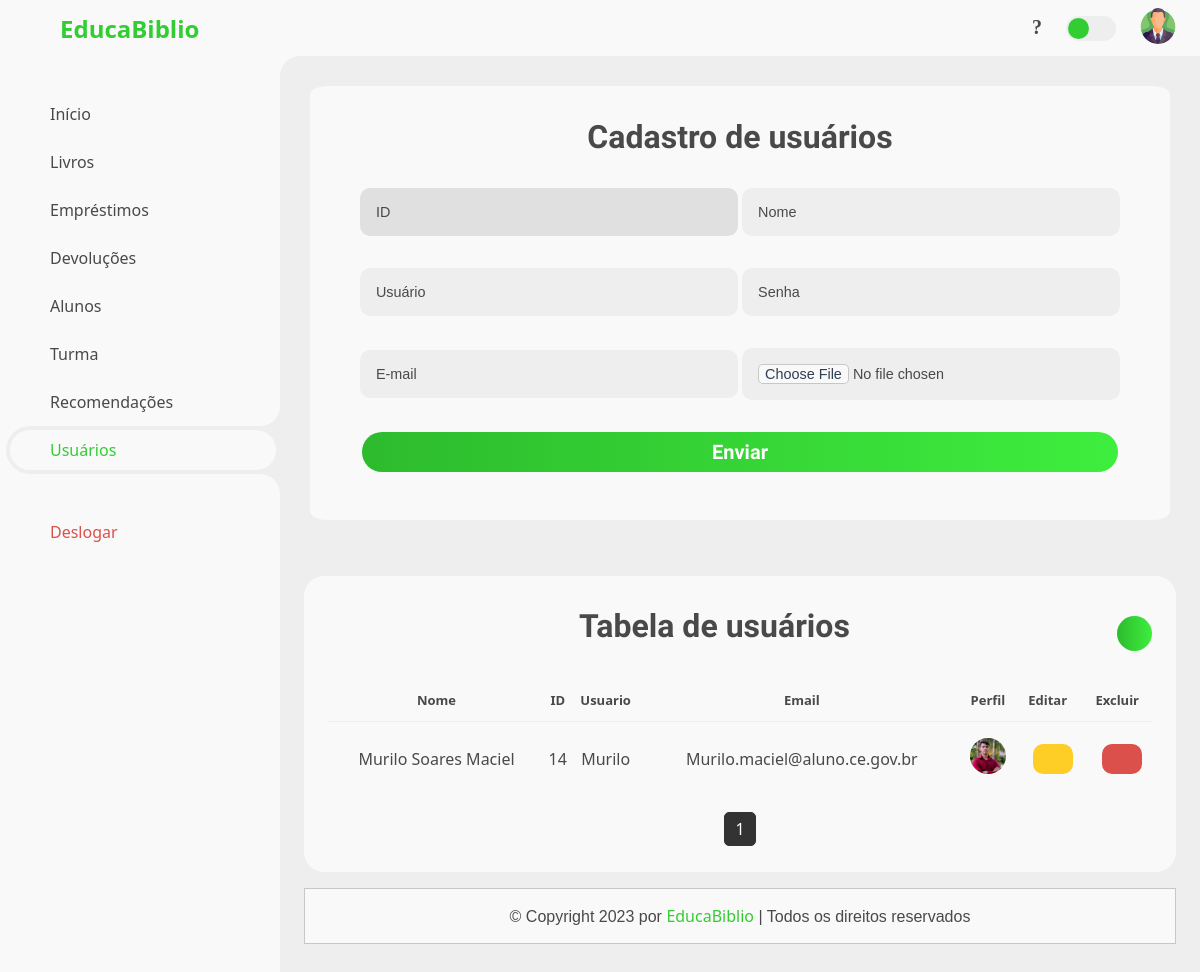
Page /View/usuarios.php on the committed database.
### tables this page shows
CREATE TABLE IF NOT EXISTS `usuario` (
  `idUsuario` int NOT NULL AUTO_INCREMENT,
  `UserUsuario` varchar(100) NOT NULL,
  `NomeUsuario` varchar(100) NOT NULL,
  `EmailUsuario` varchar(100) NOT NULL,
  `SenhaUsuario` varchar(100) NOT NULL,
  `FotoUsuario` blob,
  `CamFoto` varchar(200) NOT NULL,
  PRIMARY KEY (`idUsuario`)
);

### View/usuarios.php (the view, shortened to what this page needs)
<!DOCTYPE html>
<html lang="pt-br">
<head>
	<link rel="stylesheet" href="../CSS/style.css">
	<link rel="stylesheet" href="../CSS/popup.css">
</head>
<body>
	<section id="sidebar">
		<a href="#" class="brand">
			<i class="fas fa-book"></i>
			<span class="text">EducaBiblio</span>
		</a>
		<ul class="side-menu top">
			<li>
				<a href="inicio.php">
					<i class='fas fa-home'></i>
					<span class="text">Início</span>
				</a>
			</li>
			<li>
				<a href="livros.php">
					<i class="fas fa-book"></i>
					<span class="text">Livros</span>
				</a>
			</li>
			<li>
				<a href="emprestimos.php">
					<i class="fas fa-undo"></i>
					<span class="text">Empréstimos</span>
				</a>
			</li>
			<li>
				<a href="devolucao.php">
					<i class="fas fa-arrow-left"></i>
					<span class="text">Devoluções</span>
				</a>
			</li>
			<li>
				<a href="aluno.php">
					<i class="fas fa-graduation-cap"></i>
					<span class="text">Alunos</span>
				</a>
			</li>
			<li>
				<a href="turma.php">
					<i class="fas fa-users"></i>
					<span class="text">Turma</span>
				</a>
			</li>
			<li>
				<a href="recomendacoes.php">
					<i class="fas fa-download"></i>
					<span class="text">Recomendações</span>
				</a>
			</li>
			<li class="active">
				<a href="usuarios.php">
					<i class="fas fa-cogs"></i>
					<span class="text">Usuários</span>
				</a>
			</li>
		</ul>
		<ul class="side-menu">
			<li>
			<a href="../Controller/CLogout.php" class="logout">
					<i class="fas fa-sign-out-alt"></i>
					<span class="text">Deslogar</span>
				</a>
			</li>
		</ul>
	</section>
	<section id="content">
		<nav>
			<i class='fas fa-bars'></i>
			<div class="icons">
				<div id="menu-btn" class="fas fa-question" onclick="abrirPDFEmNovaAba()"></div>
			</div>
			<label for="switch-mode" class="switch-mode"></label>
			<a href="#" class="profile">
				<img src="../img/adm.png">
			</a>
		</nav>
		</head>
		<body>
			<section class="tabela">
				<div class="row">
				<form action="../Router/usu_rotas.php" method="post" enctype="multipart/form-data">
						<h3>Cadastro de usuários</h3>
						<input type="text" placeholder="ID" name="idUsuario" id="idUsuario"  maxlength="50" class="box3" autocomplete="off">
						<input type="text" placeholder="Nome" name="NomeUsuario" id="NomeUsuario" required maxlength="50" class="box" autocomplete="off" required>
						<input type="text" placeholder="Usuário" name="UserUsuario" id="UserUsuario" required maxlength="50" class="box" autocomplete="off" required>
						<input type="password" placeholder="Senha" name="SenhaUsuario" id="SenhaUsuario" maxlength="50" class="box" autocomplete="off" required>
						<input type="email" placeholder="E-mail" name="EmailUsuario" id="EmailUsuario" maxlength="50" class="box" autocomplete="off" required>
						<input type="file" name="FotoUsuario" id="FotoUsuario" class="box">
						<center><input type="submit" value="Enviar" class="inline-btn" name="Editar"></center>
					</form>
				</div>
			</section>
			<main>
				<div class="table-data">
					<div class="order">
						<div class="head">
							<h3>Tabela de usuários</h3>
							<button class="pdf-button">
								<i class="fas fa-file-pdf"></i></button>
						</div>
						<table>
							<?php
		$conexao = new CConexao();
		$conn = $conexao->getConnection();
		$sql = "SELECT
					usuario.NomeUsuario,
					usuario.idUsuario,
					usuario.UserUsuario,
					usuario.EmailUsuario,
					usuario.camfoto
				FROM usuario";
		$result = $conn->query($sql);
		if ($result === false) {
			$errorInfo = $conn->errorInfo();
			echo "Erro na consulta SQL: " . $errorInfo[2];
		} else {
			if ($result->rowCount() > 0) {
				$user = $result->fetchAll(PDO::FETCH_ASSOC);
				$UsuarioPorPagina = 4;
				$paginaAtual = isset($_GET['pagina']) ? (int)$_GET['pagina'] : 1;
				$indiceInicial = ($paginaAtual - 1) * $UsuarioPorPagina;
				$UsuarioExibidos = array_slice($user, $indiceInicial, $UsuarioPorPagina);
				echo "<table>";
				echo "<thead>";
				echo "<tr>";
				echo "<th><center>Nome</center></th>";
				echo "<th><center>ID</center></th>";
				echo "<th><center>Usuario</center></th>";
				echo "<th><center>Email</center></th>";
				echo "<th><center>Perfil</center></th>";
				echo "<th><center>Editar</center></th>";
				echo "<th><center>Excluir</center></th>";
				echo "</tr>";
				echo "</thead>";
				echo "<tbody>";
				foreach ($UsuarioExibidos as $row) {
					echo "<tr>";
					echo "<td><center>" . $row["NomeUsuario"] . "</center></td>";
					echo "<td><center>" . $row["idUsuario"] . "</center></td>";
					echo "<td><center>" . $row["UserUsuario"] . "</center></td>";
					echo "<td><center>" . $row["EmailUsuario"] . "</center></td>";
					echo "<td><center><img src='" . $row["camfoto"] . "' alt='Imagem do usuário' /></center></td>";
					echo "<td><center><button class='edit-button' data-id='$row[idUsuario]'><i class='fas fa-pencil-alt'></i></button></center></td>";
					echo "<td><div class='container'><center><button class='delete-button' type='button' onclick='handlePopup(true)' aria-label='botão excluir'><i class='fas fa-trash-alt'></i></button></center><div class='popup' id='popup'><img src='../img/decisao.png' aria-label='popup decisão'><h2 class='title'>Aviso!</h2><p class='desc'>Deseja mesmo excluir?</p><button class='close-popup-button' type='button' onclick='handlePopup(false)'>Fechar</button><a href='../Controller/CExcluir_usuario.php?id={$row["idUsuario"]}'><button class='close-popup-button'>Excluir</button></a></div></div></div></td>";
				}
				echo "<div class='pagination'>";
				$totalUser = count($user);
				$totalPaginas = ceil($totalUser / $UsuarioPorPagina);
				for ($i = 1; $i <= $totalPaginas; $i++) {
					$classeAtiva = ($i === $paginaAtual) ? "active" : "";
					echo "<a class='page-link $classeAtiva' href='usuarios.php?pagina=$i'>$i</a>";
				}
				echo "</div>";
			} else {
				echo "<p>Nenhum usuário encontrado.</p>";
			}
		}
	?>
					</div>
				<footer class="footer">
					© Copyright 2023 por <span>EducaBiblio</span> | Todos os direitos reservados
				</footer>
			</main>
	</section>
</body>
</html>
</body>
</html>

### CSS/popup.css (style rules this page uses)
* { outline: none; font-family: 'Segoe UI', Tahoma, Geneva, Verdana, sans-serif; }
:root { --pop-up: #F9F9F9; --pop-upTexto: #3a3a3a; --vermelho: #DB504A; }
body { margin: 0; }
.container { position: relative; }

### View/usuarios.php (style rules this page uses)
.pagination { text-align: center; margin-top: 15px; }
.page-link { display: inline-block; padding: 5px 10px; margin: 2px; border: 1px solid #333; background-color: #fff; color: #333; text-decoration: none; border-radius: 5px; transition: background-color 0.3s, color 0.3s; }
.page-link.active { background-color: #333; color: #fff; }

### rows in the picture
usuario: NomeUsuario "Murilo Soares Maciel", idUsuario "14", UserUsuario "Murilo", EmailUsuario "Murilo.maciel@aluno.ce.gov.br", CamFoto (picture)
